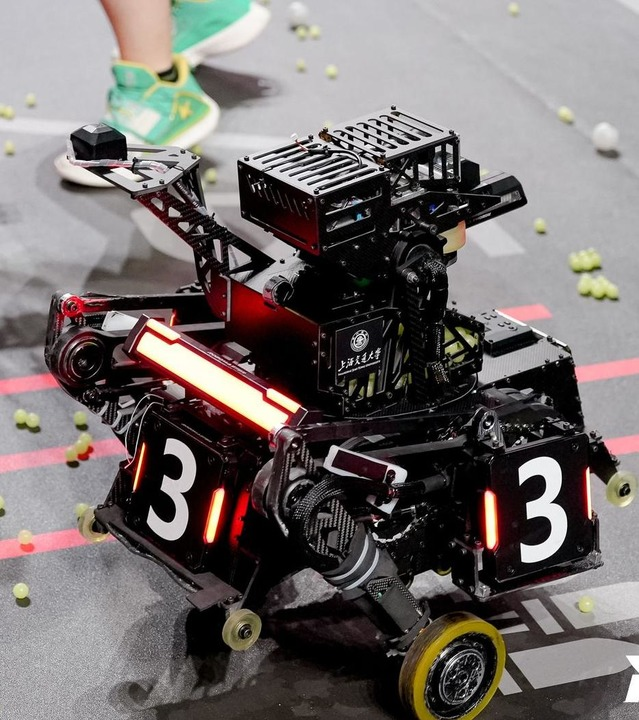
#> input picture final-20260912/vision/source-snapshot/assets/test.png, 639 x 720 px, found by its file name
$ python prepare_fixed_target_texture.py
#> lines starting #> are read from the running program, lines starting #| are printed output that depends on the picture; after the words box and inside, x2 and y2 are one past the last pixel; in counts of white or black regions, pixels touching at a corner belong together
#!/usr/bin/env python3
"""Rectify one existing example plate; manual anchors are approximate, not labels from YOLO."""
from pathlib import Path
import hashlib
import json
import cv2
import numpy as np

ROOT=Path(__file__).resolve().parents[1]


def main():
    source=ROOT/'assets/test.png';image=cv2.imread(str(source))
#> in main, image is the input picture: shape (720, 639, 3); mean B, G, R 106.6, 107.9, 114.1
    if image is None:raise RuntimeError('missing existing assets/test.png')
    # TL/TR/BR/BL light-bar centre endpoints, manually inspected in the existing
    # 639x720 photograph. A few original pixels of annotation uncertainty remain.
    anchors=np.float32([[491,492],[589,469],[591,518],[492,548]])
    target=np.float32([[64,112],[448,112],[448,272],[64,272]])
    texture=cv2.warpPerspective(image,cv2.getPerspectiveTransform(anchors,target),(512,384))
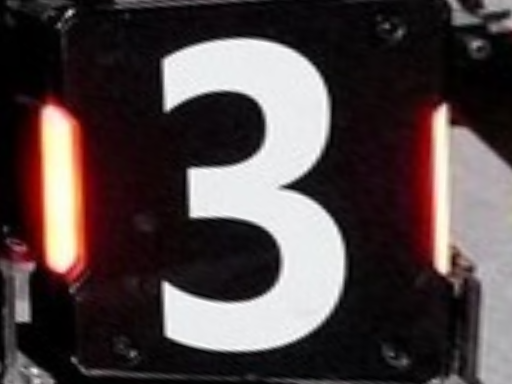
#> texture: shape (384, 512, 3); mean B, G, R 68.8, 68.5, 79.5
    values=texture.astype(np.int16);blue,green,red=cv2.split(values)
#> after `blue, green, red = cv2.split(values)`:
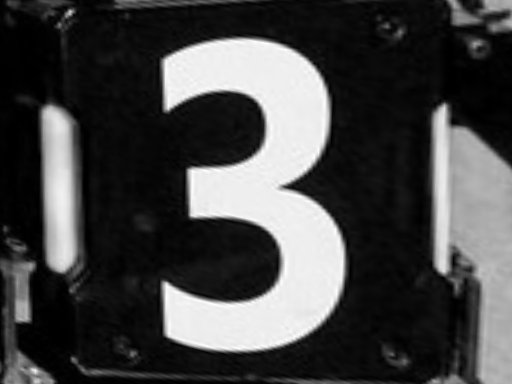
#> blue: shape (384, 512) int16; min 0, max 255, mean 68.8
#> after `blue, green, red = cv2.split(values)`:
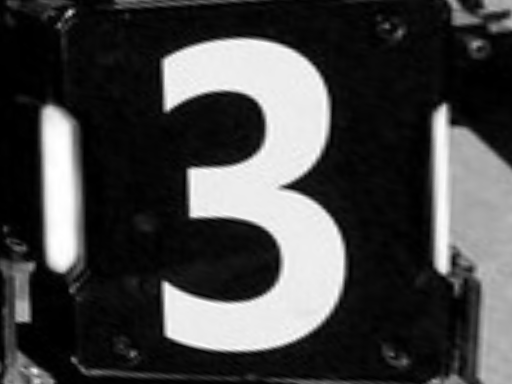
#> green: shape (384, 512) int16; min 0, max 255, mean 68.5
#> after `blue, green, red = cv2.split(values)`:
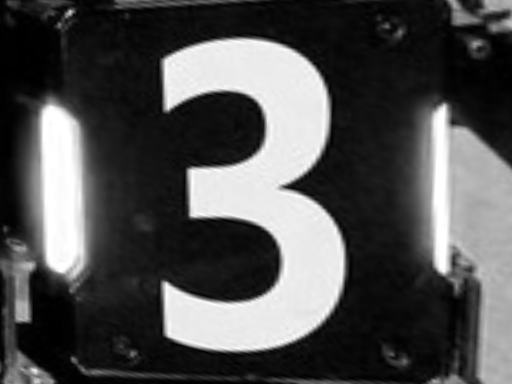
#> red: shape (384, 512) int16; min 0, max 255, mean 79.5
    mask=(red-blue>25)&(red-green>4)&(red>70)
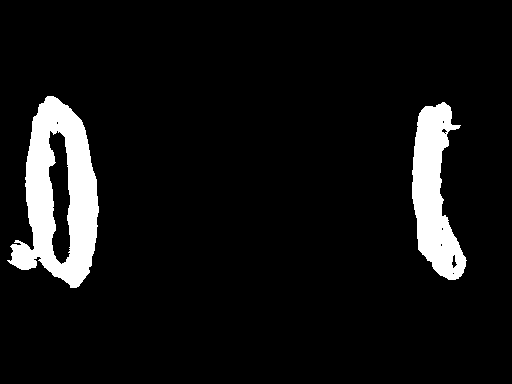
#> mask: shape (384, 512) bool; 7.5% white; 2 white regions, box (x1, y1, x2, y2) and area: (7, 96, 99, 288) 9223, (412, 102, 467, 280) 5514
    recolored=texture.copy();recolored[mask,0]=texture[mask,2];recolored[mask,2]=texture[mask,0]
#> after `recolored[mask, 2] = texture[mask, 0]`:
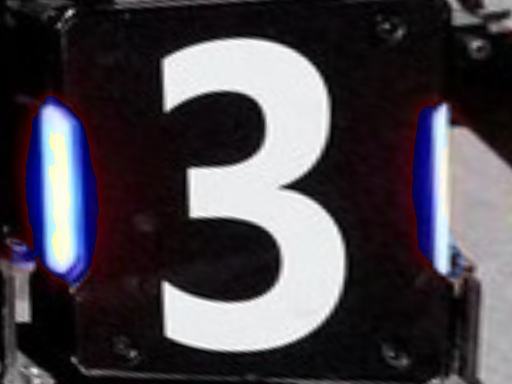
#> recolored: shape (384, 512, 3); mean B, G, R 75.3, 68.5, 73
    folder=ROOT/'data/fixed-target-input';folder.mkdir(parents=True,exist_ok=True)
    path=folder/'photo-armor-three.png'
    if not cv2.imwrite(str(path),recolored):raise RuntimeError('cannot write texture')
    manifest={'source':'assets/test.png','source_sha256':hashlib.sha256(source.read_bytes()).hexdigest(),
        'source_anchor_tl_tr_br_bl_px':anchors.tolist(),'target_anchor_tl_tr_br_bl_px':target.tolist(),
        'texture':'data/fixed-target-input/photo-armor-three.png','texture_sha256':hashlib.sha256(path.read_bytes()).hexdigest(),
        'scope':'existing example photograph rectified/recolored red->blue; not new robot capture or photorealistic validation',
        'anchor_uncertainty':'manual, uncalibrated photo, approximately a few original pixels; not detector-generated ground truth'}
    (folder/'texture-manifest.json').write_text(json.dumps(manifest,indent=2)+'\n')
    print(json.dumps(manifest))


if __name__=='__main__':main()
